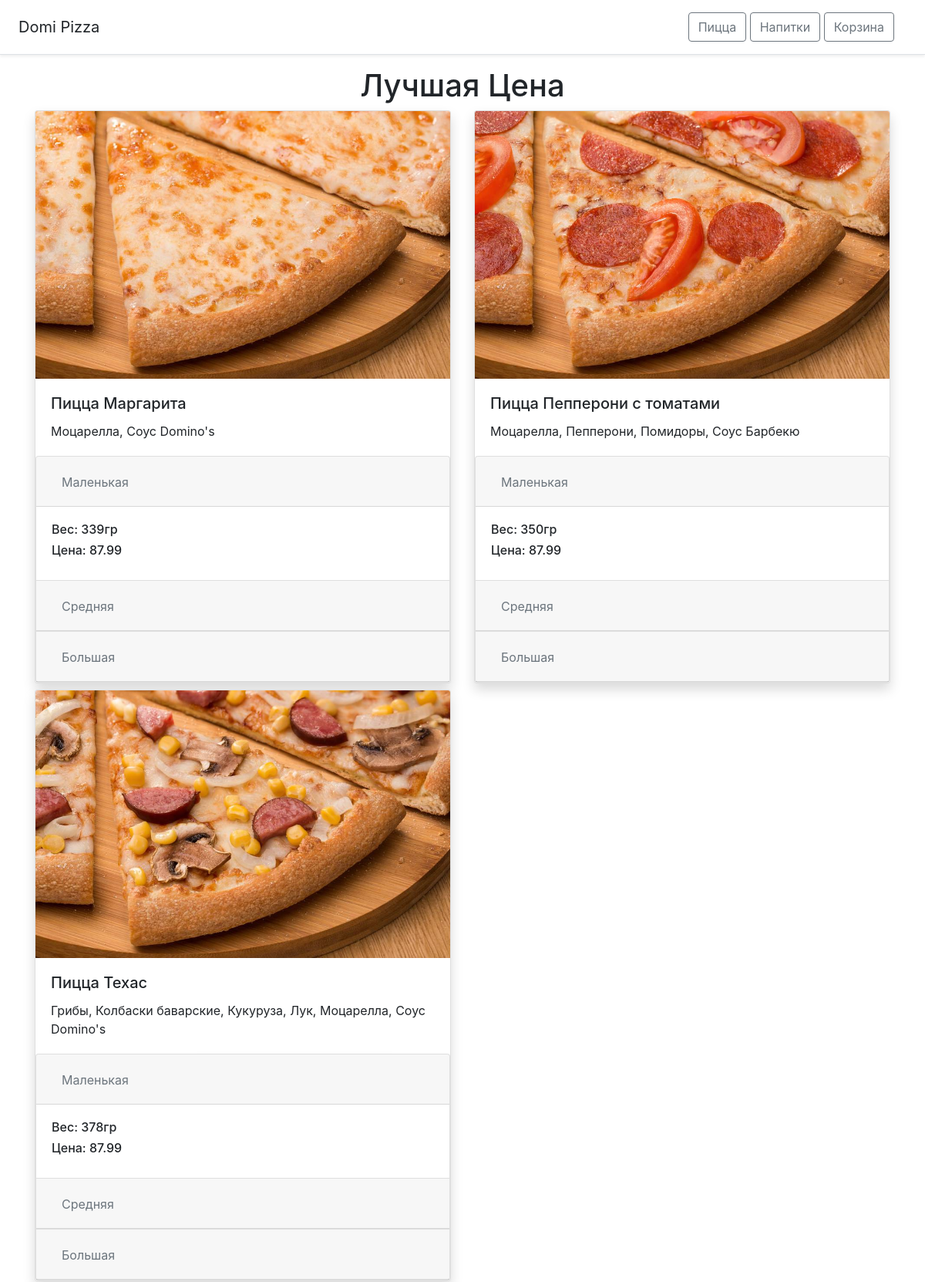
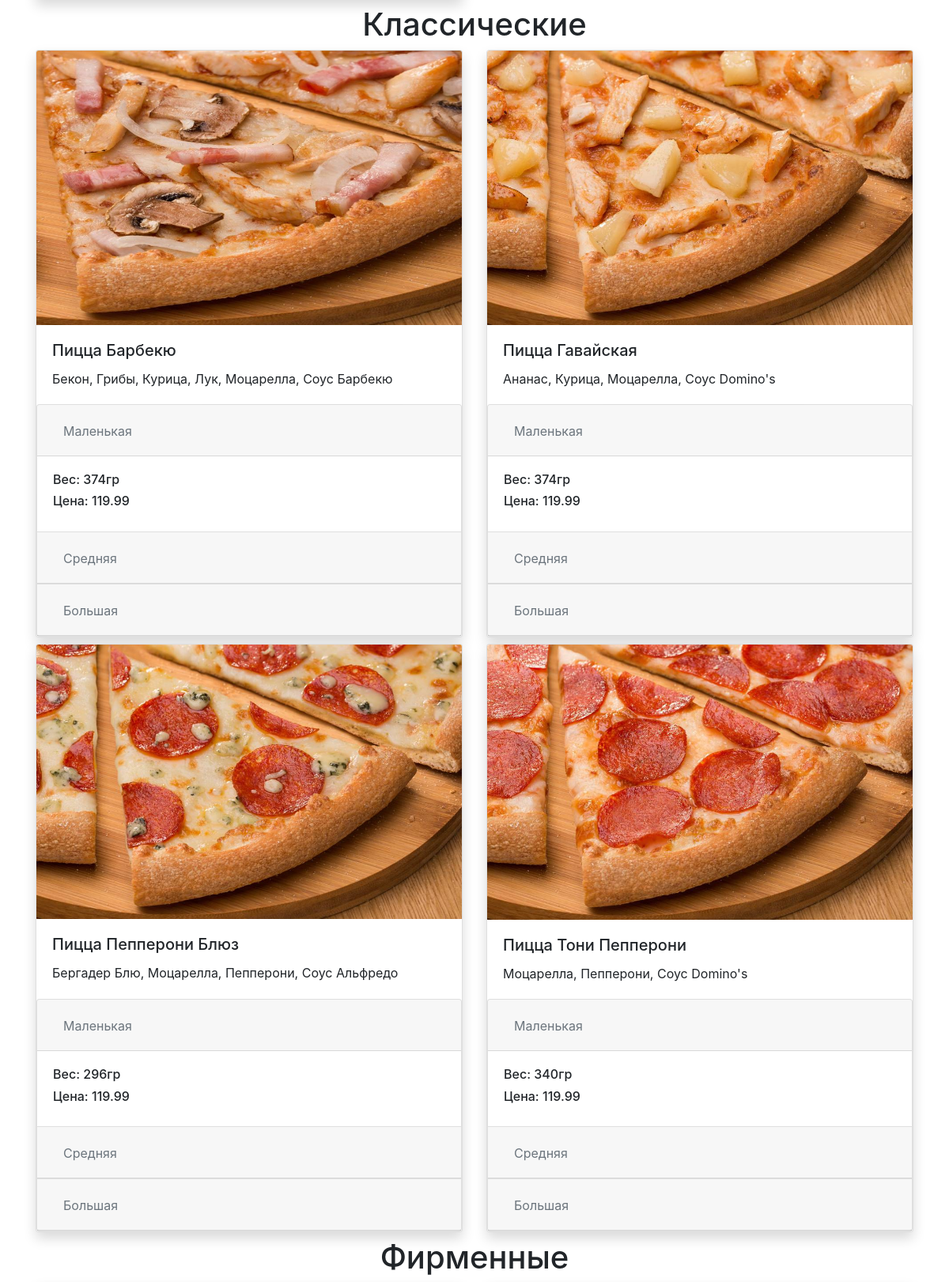
The page / (upper part) on the database its author committed (2 pictures, top to bottom).
### pizza/models.py (models this page shows, shortened)
class Category(models.Model):
    category_name = models.CharField(max_length=30)
    class Meta:
        verbose_name_plural = 'Categories'

class Pizza(models.Model):
    pizza_name = models.CharField(max_length=30)
    pizza_img = models.ImageField(upload_to='images', null=True)
    category = models.ForeignKey(Category, on_delete=models.CASCADE)
    ingredients = models.ManyToManyField(Ingredients)
    class Meta:
        ordering = ('category', 'pizza_name')

class Ingredients(models.Model):
    ingredients = models.CharField(max_length=25, unique=True)
    class Meta:
        verbose_name = 'Ingredient'
        verbose_name_plural = 'Ingredients'
        ordering = ('ingredients',)
    def __str__(self):
        return self.ingredients

class Weight(models.Model):
    small_pizza_weight = models.IntegerField(default=0)
    medium_pizza_weight = models.IntegerField(default=0)
    large_pizza_weight = models.IntegerField(default=0)
    pizza = models.OneToOneField(Pizza, on_delete=models.CASCADE)

class Price(models.Model):
    small_pizza_price = models.DecimalField(max_digits=5, decimal_places=2)
    medium_pizza_price = models.DecimalField(max_digits=5, decimal_places=2)
    large_pizza_price = models.DecimalField(max_digits=5, decimal_places=2)
    pizza = models.OneToOneField(Category, on_delete=models.CASCADE)

### pizza/views.py (the view)
# urls.py: path('', views.index, name='index'),
def index(requests):
    context = {
        'category': Category.objects.all(),
    }
    return render(requests, 'pizza/index.html', context=context)

### pizza/templates/pizza/index.html (shortened to what this page needs)
<!DOCTYPE html>
<html lang="en">
<head>
    {% load static %}
    <link rel="stylesheet" href="{% static "vendor/css/bootstrap.min.css" %}">
</head>
<body>
{% include 'pizza/basehead.html' %}
<div class="container">
    {% for cat in category %}
        <h1 class="text-center">{{ cat.category_name }}</h1>
        <div class="row">
            {% for pizza in cat.pizza_set.all %}
                <div class="col-sm-12 col-lg-6 pb-2">
                    <div class="card h-100 shadow">
                        <img class="card-img-top" src="{% static pizza.pizza_img %} " alt="{{ pizza.pizza_name }}">
                        <div class="card-body">
                            <h5 class="card-title">{{ pizza.pizza_name }}</h5>
                            <p class="card-text">{{ pizza.ingredients.all|join:", " }}</p>
                        </div>
                        <div class="accordion" id="accordionExample">
                            <div class="card">
                                <div class="card-header" id="heading{{ pizza.id }}One">
                                    <h2 class="mb-0">
                                        <button class="btn btn-link text-secondary" data-toggle="collapse"
                                                data-target="#collapse{{ pizza.id }}One"
                                                aria-expanded="true" aria-controls="collapse{{ pizza.id }}One">
                                            Маленькая
                                        </button>
                                    </h2>
                                </div>
                                <div id="collapse{{ pizza.id }}One" class="collapse show"
                                     aria-labelledby="heading{{ pizza.id }}One"
                                     data-parent="#accordionExample">
                                    <div class="card-body">
                                        <h6>Вес: {{ pizza.weight.small_pizza_weight }}гр</h6>
                                        <h6>Цена: {{ cat.price.small_pizza_price }}</h6>
                                    </div>
                                </div>
                            </div>
                            <div class="card">
                                <div class="card-header" id="heading{{ pizza.id }}Two">
                                    <h2 class="mb-0">
                                        <button class="btn btn-link collapsed text-secondary" data-toggle="collapse"
                                                data-target="#collapse{{ pizza.id }}Two"
                                                aria-expanded="false" aria-controls="collapse{{ pizza.id }}Two">
                                            Средняя
                                        </button>
                                    </h2>
                                </div>
                            </div>
                            <div class="card">
                                <div class="card-header" id="heading{{ pizza.id }}Three">
                                    <h2 class="mb-0">
                                        <button class="btn btn-link collapsed text-secondary" data-toggle="collapse"
                                                data-target="#collapse{{ pizza.id }}Three" aria-expanded="false"
                                                aria-controls="collapse{{ pizza.id }}Three">
                                            Большая
                                        </button>
                                    </h2>
                                </div>
                            </div>
                        </div>
                    </div>
                </div>
            {% endfor %}
        </div>
    {% endfor %}
</div>
</body>
</html>

### pizza/templates/pizza/basehead.html
<div class="d-flex flex-column flex-md-row align-items-center p-3 px-md-4 mb-3 bg-white border-bottom shadow-sm">
  <h5 class="my-0 mr-md-auto font-weight-normal">Domi Pizza</h5>
  <nav class="my-2 my-md-0 mr-md-3">
      <a class="btn btn-outline-secondary" href="{% url 'pizza:index' %}">Пицца</a>
    <a class="btn btn-outline-secondary" href="{% url 'pizza:beverages' %}">Напитки</a>
      <a class="btn btn-outline-secondary" href="#">Корзина</a>
  </nav>
</div>

### rows shown on the page
Category: category_name "Лучшая Цена", price.small_pizza_price "87.99"
Pizza: pizza_img (picture), pizza_name "Пицца Маргарита", ingredients.all "Моцарелла, Соус Domino's", weight.small_pizza_weight "339"
Pizza: pizza_img (picture), pizza_name "Пицца Пепперони с томатами", ingredients.all "Моцарелла, Пепперони, Помидоры, Соус Барбекю", weight.small_pizza_weight "350"
Pizza: pizza_img (picture), pizza_name "Пицца Техас", ingredients.all "Грибы, Колбаски баварские, Кукуруза, Лук, Моцарелла, Соус Domino's", weight.small_pizza_weight "378"
Category: category_name "Классические", price.small_pizza_price "119.99"
Pizza: pizza_img (picture), pizza_name "Пицца Барбекю", ingredients.all "Бекон, Грибы, Курица, Лук, Моцарелла, Соус Барбекю", weight.small_pizza_weight "374"
Pizza: pizza_img (picture), pizza_name "Пицца Гавайская", ingredients.all "Ананас, Курица, Моцарелла, Соус Domino's", weight.small_pizza_weight "374"
Pizza: pizza_img (picture), pizza_name "Пицца Пепперони Блюз", ingredients.all "Бергадер Блю, Моцарелла, Пепперони, Соус Альфредо", weight.small_pizza_weight "296"
Pizza: pizza_img (picture), pizza_name "Пицца Тони Пепперони", ingredients.all "Моцарелла, Пепперони, Соус Domino's", weight.small_pizza_weight "340"
Category: category_name "Фирменные"
